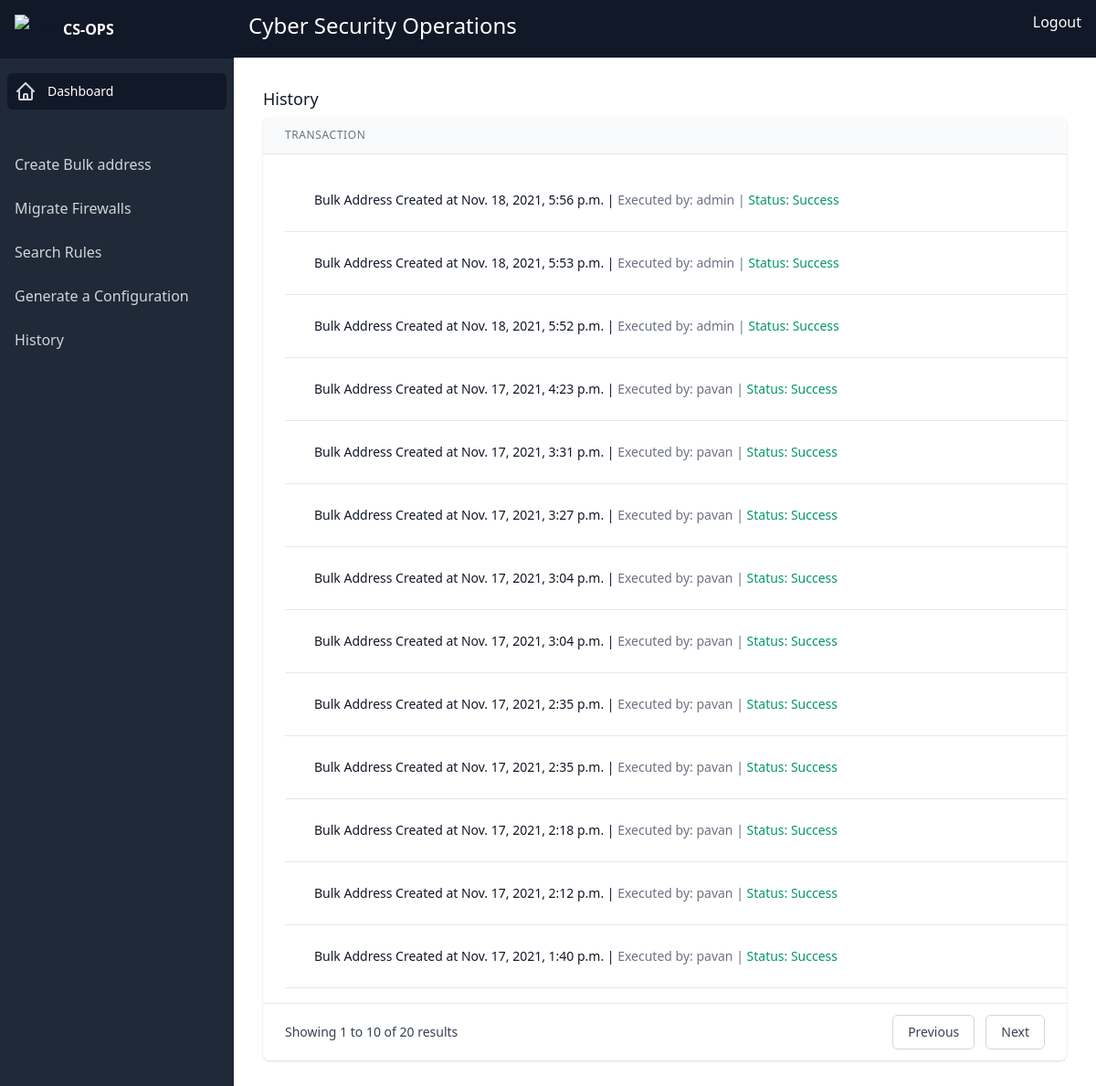
/home/history/ (signed in), run on an earlier commit of the app's database.
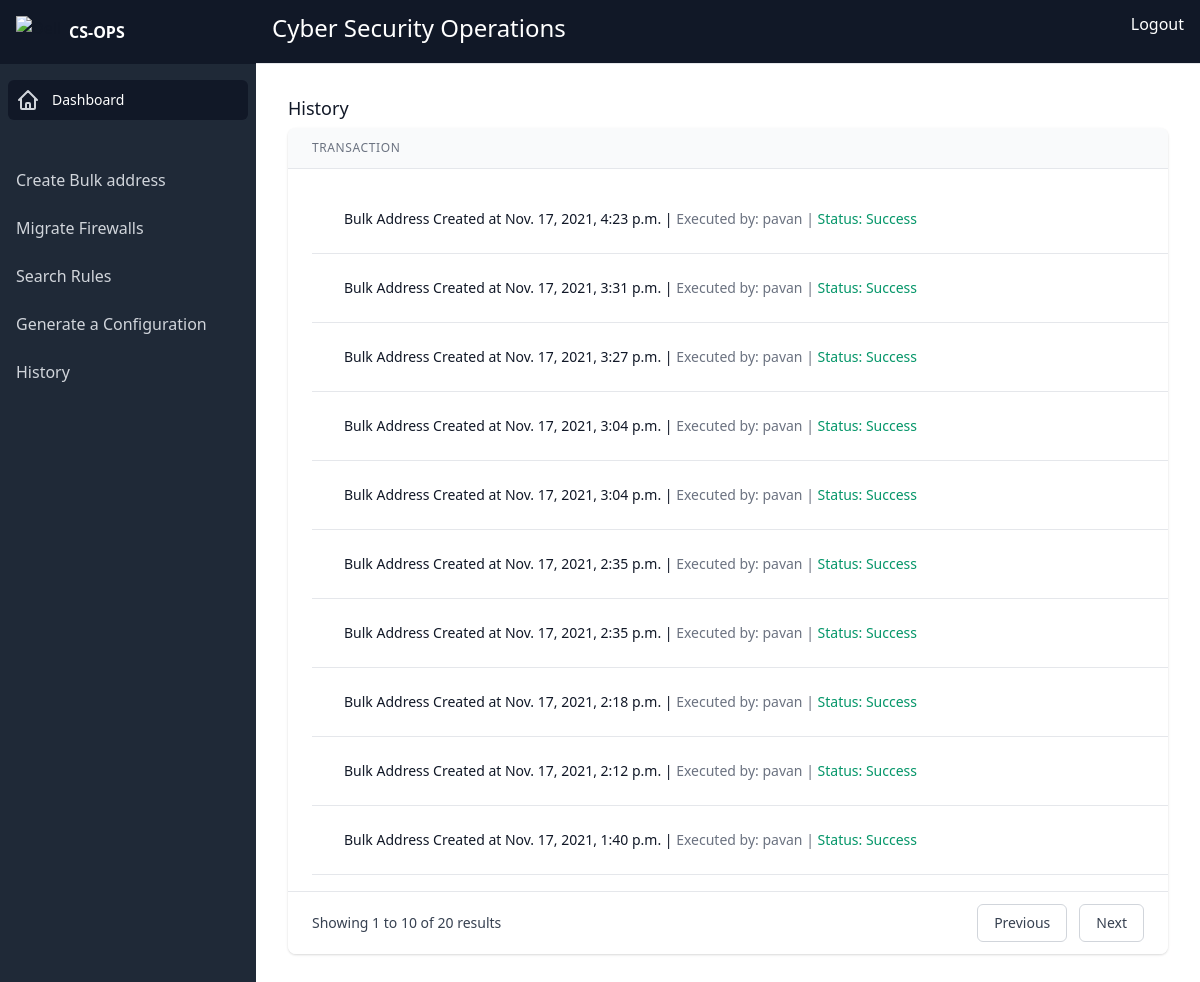
And on a later commit of the database.
### home/models.py (models this page shows)
class large(models.Model):
    createdBy = models.CharField(max_length=50)
    createdAt = models.DateTimeField(auto_now_add=True)
    jobType = models.CharField(max_length=100)
    username = models.CharField(max_length=50)
    password = models.CharField(max_length=50)
    targetID = models.CharField(max_length=50)
    firewallType = models.CharField(max_length=50,null=True)
    group_name = models.CharField(max_length=50,null=True)
    comment = models.CharField(max_length=200,null=True)
    context = models.CharField(max_length=300,null=True)
    addressObject = models.CharField(max_length=50,null=True)
    readOnly = models.BooleanField(default=False)
    loggingProfileName = models.CharField(max_length=50,null=True)
    securityProfileName = models.CharField(max_length=50,null=True)
    interfaceMapping = models.CharField(max_length=50,null=True)
    zoneMapping = models.CharField(max_length=50,null=True)
    removeDupes = models.BooleanField(default=False)
    removeUnused = models.BooleanField(default=False)
    checkPointExpansion = models.BooleanField(default=False)
    ruleMatchPattern = models.CharField(max_length=100,null=True)
    enableDebugOutput = models.BooleanField(default=False)
    doNotMatchAnyAddress = models.BooleanField(default=False)
    doNotMatchAnyService = models.BooleanField(default=False)
    status = models.CharField(max_length=10)

### home/views.py (the view)
# urls.py: path('history/', views.history, name="history"),
@login_required
def history(request):
    context = {}
    form_data = large.objects.all().order_by('-id')
    context['form_data'] = form_data
    return render(request, 'home/history.html', context)

### home/templates/home/history.html (shortened to what this page needs)
{% extends "base.html" %}
{% block content %}
                    <main class="flex-1 pb-8">
                        <div class="mt-3">
                          <h2 class="max-w-6xl mx-auto mt-8 px-4 text-lg leading-6 font-medium text-gray-900 sm:px-6 lg:px-8">
                            History
                          </h2>
                          <div class="  sm:block">
                            <div class="max-w-6xl mx-auto px-4 sm:px-6 lg:px-8">
                              <div class="flex flex-col mt-2">
                                <div class="align-middle min-w-full overflow-x-auto shadow overflow-hidden sm:rounded-lg">
                                  <table class="min-w-full divide-y divide-gray-200">
                                    <thead>
                                      <tr>
                                        <th class="px-6 py-3 bg-gray-50 text-left text-xs font-medium text-gray-500 uppercase tracking-wider">
                                          Transaction
                                        </th>
                                      </tr>
                                    </thead>
                                    <tbody class="bg-white divide-y divide-gray-200">
                                      <tr class="bg-white">
                                        <td class="max-w-0 w-full px-6 py-4 whitespace-nowrap text-sm text-gray-900">
                                          <div class="flex" x-data="{selected:null}">
                                            <ul class="shadow-box">
                                                 {% for data in form_data %}
                                               {% if data.jobType == "ruleSearch"%}
                                                <li class="relative border-b border-gray-200">
                                                    <button type="button" class="w-full px-8 py-6 text-left" @click="selected !== 2 ? selected = 2 : selected = null">
                                                        <div class="flex items-end">
                                                            <span class="font-medium float-left">
                                                               Bulk Address Created at {{ data.createdAt }} |
                                                               <span class="font-medium text-gray-500">
                                                                Executed by: {{data.createdBy}} |
                                                                <span class="font-medium text-green-600">
                                                                    Status: Success
                                                                </span>
                                                               </span>
                                                            </span>
                                                        </div>
                                                                    </button>
                                                </li>
                                                {% endif %}
                                                {% if data.jobType == "migrations"%}
                                                <li class="relative border-b border-gray-200">
                                                    <button type="button" class="w-full px-8 py-6 text-left" @click="selected !== 2 ? selected = 2 : selected = null">
                                                        <div class="flex items-end">
                                                            <span class="font-medium float-left">
                                                               Bulk Address Created at {{ data.createdAt }} |
                                                               <span class="font-medium text-gray-500">
                                                                Executed by: {{data.createdBy}} |
                                                                <span class="font-medium text-green-600">
                                                                    Status: Success
                                                                </span>
                                                               </span>
                                                            </span>
                                                        </div>
                                                                    </button>
                                                </li>
                                              {% endif %}
                                              {% if data.jobType == "bulkaddress"%}
                                                <li class="relative border-b border-gray-200">
                                                    <button type="button" class="w-full px-8 py-6 text-left" @click="selected !== 2 ? selected = 2 : selected = null">
                                                        <div class="flex items-end">
                                                            <span class="font-medium float-left">
                                                               Bulk Address Created at {{ data.createdAt }} |
                                                               <span class="font-medium text-gray-500">
                                                                Executed by: {{data.createdBy}} |
                                                                <span class="font-medium text-green-600">
                                                                    Status: Success
                                                                </span>
                                                               </span>
                                                            </span>
                                                        </div>
                                                                    </button>
                                                </li>
                                              {% endif %}
                                              {% if data.jobType == "dumpConfig"%}
                                                <li class="relative border-b border-gray-200">
                                                    <button type="button" class="w-full px-8 py-6 text-left" @click="selected !== 2 ? selected = 2 : selected = null">
                                                        <div class="flex items-end">
                                                            <span class="font-medium float-left">
                                                               Bulk Address Created at {{ data.createdAt }} |
                                                               <span class="font-medium text-gray-500">
                                                                Executed by: {{data.createdBy}} |
                                                                <span class="font-medium text-green-600">
                                                                    Status: Success
                                                                </span>
                                                               </span>
                                                            </span>
                                                        </div>
                                                                    </button>
                                                </li>
                                                {% endif %}
                                              {% endfor %}
                                                    </ul>
                                          </div>
                                        </td>
                                      </tr>
                                    </tbody>
                                  </table>
                                  <nav class="bg-white px-4 py-3 flex items-center justify-between border-t border-gray-200 sm:px-6" aria-label="Pagination">
                                    <div class="hidden sm:block">
                                      <p class="text-sm text-gray-700">
                                        Showing
                                        <span class="font-medium">1</span>
                                        to
                                        <span class="font-medium">10</span>
                                        of
                                        <span class="font-medium">20</span>
                                        results
                                      </p>
                                    </div>
                                    <div class="flex-1 flex justify-between sm:justify-end">
                                      <a href="#" class="relative inline-flex items-center px-4 py-2 border border-gray-300 text-sm font-medium rounded-md text-gray-700 bg-white hover:bg-gray-50">
                                        Previous
                                      </a>
                                      <a href="#" class="ml-3 relative inline-flex items-center px-4 py-2 border border-gray-300 text-sm font-medium rounded-md text-gray-700 bg-white hover:bg-gray-50">
                                        Next
                                      </a>
                                    </div>
                                  </nav>
                                </div>
                              </div>
                            </div>
                          </div>
                        </div>
                      </main>
        {% endblock content %}

### templates/base.html (shortened to what this page needs)
<!DOCTYPE html>
{% load static %}
<html lang="en">
<head>
	<link rel="stylesheet" href="https://unpkg.com/tailwindcss/dist/tailwind.min.css">
</head>
<body class="font-sans antialiased text-gray-900 bg-gray-200">
    <div class="" style="">
        <div class="h-[940px] overflow-y-auto bg-white">
        <div x-data="{ open: false }" @keydown.window.escape="open = false" class="flex min-h-full">
          <div class="hidden lg:flex lg:w-64 lg:fixed lg:inset-y-0">
            <div class="flex flex-col flex-1 min-h-0">
              <div class="flex items-center flex-shrink-0 h-16 px-4 bg-gray-900">
                <img class="w-auto h-8" src="https://www.freepnglogos.com/uploads/dell-png-logo/dell-png-logo-0.png" alt="Dell">
                    <span class="ml-2 font-bold text-white">CS-OPS</span>
              </div>
              <div class="flex flex-col flex-1 overflow-y-auto bg-gray-800">
                <nav class="flex-1 px-2 py-4">
                  <div class="space-y-1">
                      <a href="{% url 'dashboard' %}" class="flex items-center px-2 py-2 text-sm font-medium text-white bg-gray-900 rounded-md group" x-state:on="Current" x-state:off="Default" aria-current="page" x-state-description="Current: &quot;bg-gray-900 text-white&quot;, Default: &quot;text-gray-300 hover:bg-gray-700 hover:text-white&quot;">
      <span class="truncate">Dashboard</span>
                      </a>
                  </div>
                  <div class="mt-10">
                    <div class="mt-2 space-y-1">
                            <a  href="{% url 'bulkaddress' %}" class="flex items-center px-2 py-2 text-base font-medium text-gray-300 rounded-md hover:bg-gray-700 hover:text-white">
                              <span class="truncate">Create Bulk address </span>
                            </a>
                        </div>
                        <div class="mt-2 space-y-1">
                            <a  href="{% url 'migrations' %}" class="flex items-center px-2 py-2 text-base font-medium text-gray-300 rounded-md hover:bg-gray-700 hover:text-white">
                              <span class="truncate">Migrate Firewalls</span>
                            </a>
                        </div>
                        <div class="mt-2 space-y-1">
                            <a  href="{% url 'rulesearch' %}" class="flex items-center px-2 py-2 text-base font-medium text-gray-300 rounded-md hover:bg-gray-700 hover:text-white">
                              <span class="truncate">Search Rules</span>
                            </a>
                        </div>
                        <div class="mt-2 space-y-1">
                            <a  href="{% url 'dumpconfig' %}" class="flex items-center px-2 py-2 text-base font-medium text-gray-300 rounded-md hover:bg-gray-700 hover:text-white">
                              <span class="truncate">Generate a Configuration</span>
                            </a>
                        </div>
                        <div class="mt-2 space-y-1">
                            <a  href="{% url 'history' %}" class="flex items-center px-2 py-2 text-base font-medium text-gray-300 rounded-md hover:bg-gray-700 hover:text-white">
                              <span class="truncate">History</span>
                            </a>
                        </div>
                  </div>
                </nav>
              </div>
            </div>
          </div>
          <div class="flex flex-col flex-1 w-0 lg:pl-64">
            <div class="sticky top-0 z-10 flex flex-shrink-0 h-16 bg-white border-b border-gray-200">
              <div class="flex justify-between flex-1 px-4 bg-gray-900">
                <div class="flex flex-1">
                    <div class="relative w-full text-gray-400 focus-within:text-gray-600">
                        <h1 class="text-white pt-3 text-2xl">Cyber Security Operations</h1>
                    </div>
                </div>
                <a href="{% url 'logout' %}" class="text-white float-right pt-3"><button onclick="myFunction()">Logout</button></a>
              </div>
            </div>
        {% block content  %}
      {% endblock content  %}
    </div>
        </div>
        </div>
      </div>
</body>
</html>

What changed in the data, as far as the page shows it:
removed large: createdAt "Nov. 18, 2021, 5:56 p.m.", createdBy "admin"
removed large: createdAt "Nov. 18, 2021, 5:53 p.m.", createdBy "admin"
removed large: createdAt "Nov. 18, 2021, 5:52 p.m.", createdBy "admin"
